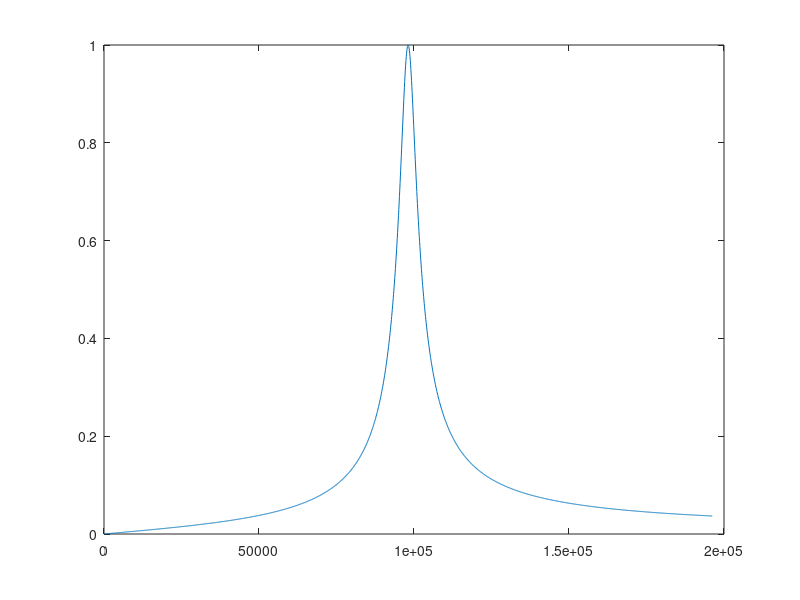

Here is the MATLAB script that generated this plot:
%Chapter 22 Problem 29

Vi=1;

Rl=12;
L=4.7e-3;
C=560e-12;
R=0.16e3;

%part a - determine fs
fs=1/(2*pi*sqrt(L*C))

%part b - calc Qs and BW for Vo
XL=2*pi*fs*L;
Qs=XL/(Rl+R)
BW=fs/Qs

%part c -sketch Av with f=1e3-1e6
f=[0:100:2*fs];
ZC=1./(1i*2*pi*f*C);
ZL=1i*2*pi*f*L;
ZR=R+Rl;
ZT=ZC+ZL+R;
Av=R./ZT;

plot(f,abs(Av));